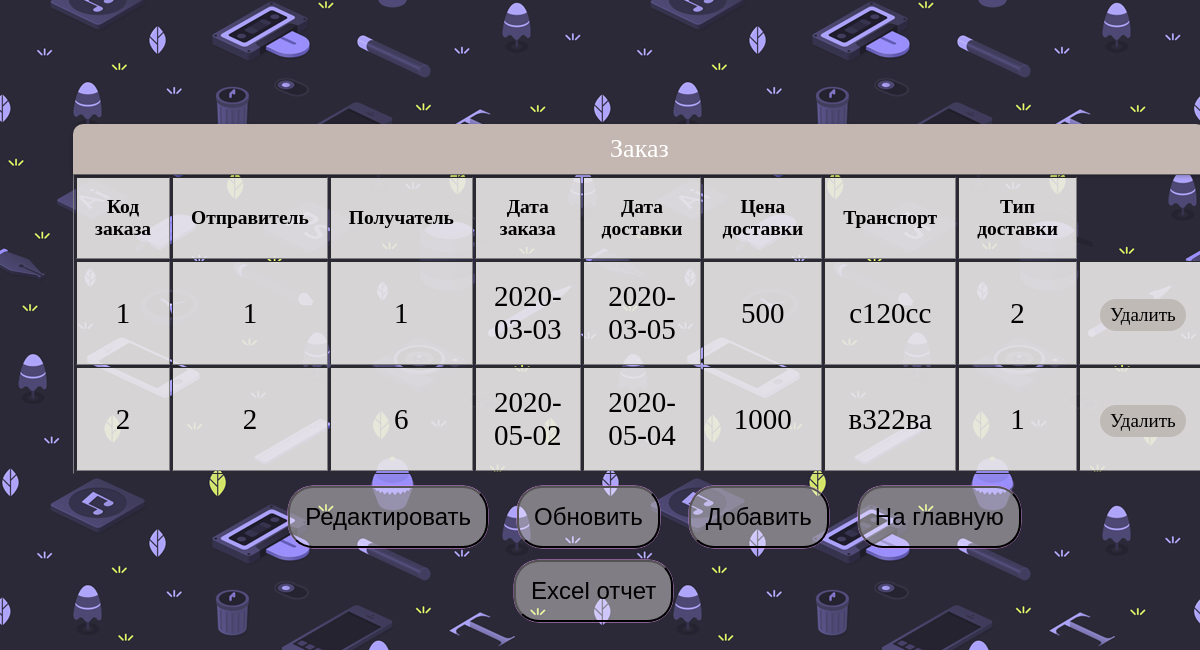
Screenshot of /визуал/tableadmin/adminzakaz.php with the database file from the repository.
### визуал/tableadmin/adminzakaz.php (the view, shortened to what this page needs)
<?php
		$host = 'localhost';
		$user = 'root';
		$password = '';
		$db_name = 'служба доставки грузов 2';
		$link = mysqli_connect($host, $user, $password, $db_name);
	echo "<link rel='stylesheet' href='../style/styletableadminzakaz.css'>";
?>
<div class='all'>
<table border = "1" style ="font-size:25px">
<caption> Заказ </caption>
	<tr>
		<th >Код заказа</th>
		<th>Отправитель</th>
		<th>Получатель</th>
		<th>Дата заказа</th>
        <th>Дата доставки</th>
                <th>Цена доставки</th>
                <th>Транспорт</th>
                <th>Тип доставки</th>
	</tr>
	</div>
	<?php
		 $sql = mysqli_query($link, 'SELECT `Код заказа`, `Отправитель`,`Получатель`,`Дата заказа`,`Дата доставки`,`Цена доставки`,
		 `Транспорт`,`ID доставки` FROM `Заказ`');
		 while ($result = mysqli_fetch_array($sql)) {
		   echo '<tr>' .
				"<td>{$result['Код заказа']}</td>" .
				"<td>{$result['Отправитель']}</td>" .
				"<td>{$result['Получатель']}</td>" .
				"<td>{$result['Дата заказа']}</td>" .
				"<td>{$result['Дата доставки']}</td>" .
				"<td>{$result['Цена доставки']}</td>" .
				"<td>{$result['Транспорт']}</td>" .
				"<td>{$result['ID доставки']}</td>" .
				"<td><a href='?del_id={$result['Код заказа']}'>Удалить</a></td>" .
				'</tr>';
		 }
	?>
	<div class ="knopki">
	<button>	<a href="updatezakaz.php">Редактировать</a> </button>
	<button>	<a href="adminzakaz.php">Обновить</a> </button>
	<button>	<a href="insertZakaz.php">Добавить</a> </button>
	<button>	<a href="../adminindex.php">На главную</a> </button>
	<form class="b3" action="excel.php" method="post">
<button type="submit" name="export_excel" class ="knopka" >Excel отчет</button>
</form>
	</div>

### визуал/style/styletableadminzakaz.css (style rules this page uses)
table caption { background: rgb(196, 182, 176); border-top-left-radius: 10px; border-top-right-radius: 10px; padding: 10px; box-shadow: 0 2px 4px 0 rgba(0,0,0,.3); color: white; font-family: "Roboto Slab",serif; font-size: 26px; text-align: center; margin: 0; }
table td, table th { text-align: center; padding: 18px; font-size:29px; }
table th { text-align: center; font-size: 19.5px; }
table tr:nth-child(1n) { background: rgb(233, 231, 231,0.9); }
table td:last-of-type { text-align: center; }
table a { font-size:19px; display: inline-block; padding: 5px 10px; background: rgb(192, 186, 183); box-shadow: 2px 2px 0 0 #d3b6ad; position: relative; border-radius: 25px; }
table a:link { text-decoration: none; color:rgb(0, 0, 0); box-shadow: none; top: 2px; left: 2px; }
button { margin-left:25px; margin-top:12px; border-radius: 25px; padding:15px; font-size:17px; box-shadow:0 0 0 0.2px orange; box-shadow:0 0 0.5px 0.4px rgb(229, 149, 240); background-color: rgba(255, 249, 249, 0.4); }
a { font-size:24px; }
a:link { text-decoration: none; color:black; }
.all { position: relative; margin-left:5.5%; margin-top: 10.5%; }
.knopki { margin-left:17%; }
.knopka { margin-left:27%; font-size:24px; }

### rows the page displays
заказ: Код заказа "1", Отправитель "1", Получатель "1", Дата заказа "2020-03-03", Дата доставки "2020-03-05", Цена доставки "500", Транспорт "с120сс", ID доставки "2"
заказ: Код заказа "2", Отправитель "2", Получатель "6", Дата заказа "2020-05-02", Дата доставки "2020-05-04", Цена доставки "1000", Транспорт "в322ва", ID доставки "1"
